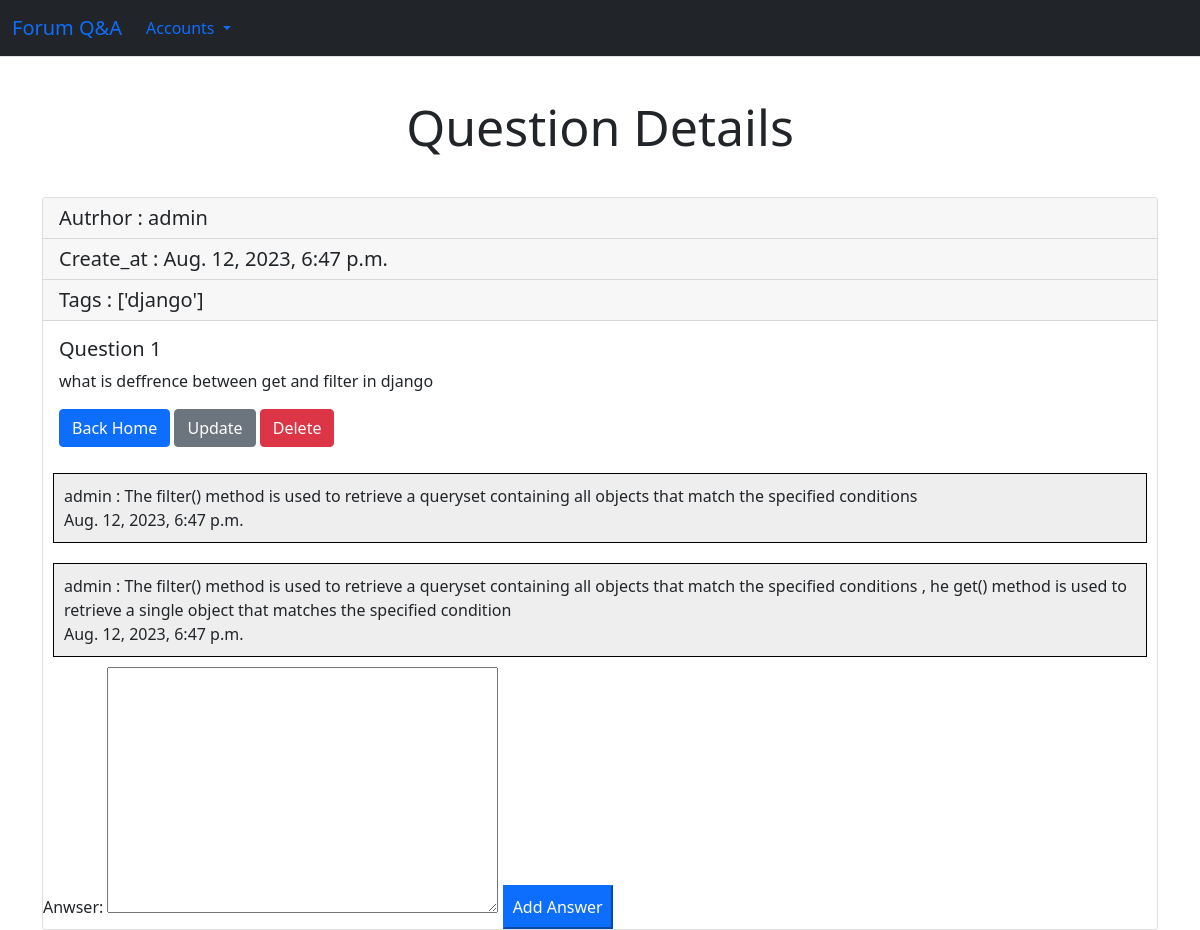
Before: /question_details/19 with the older database file.
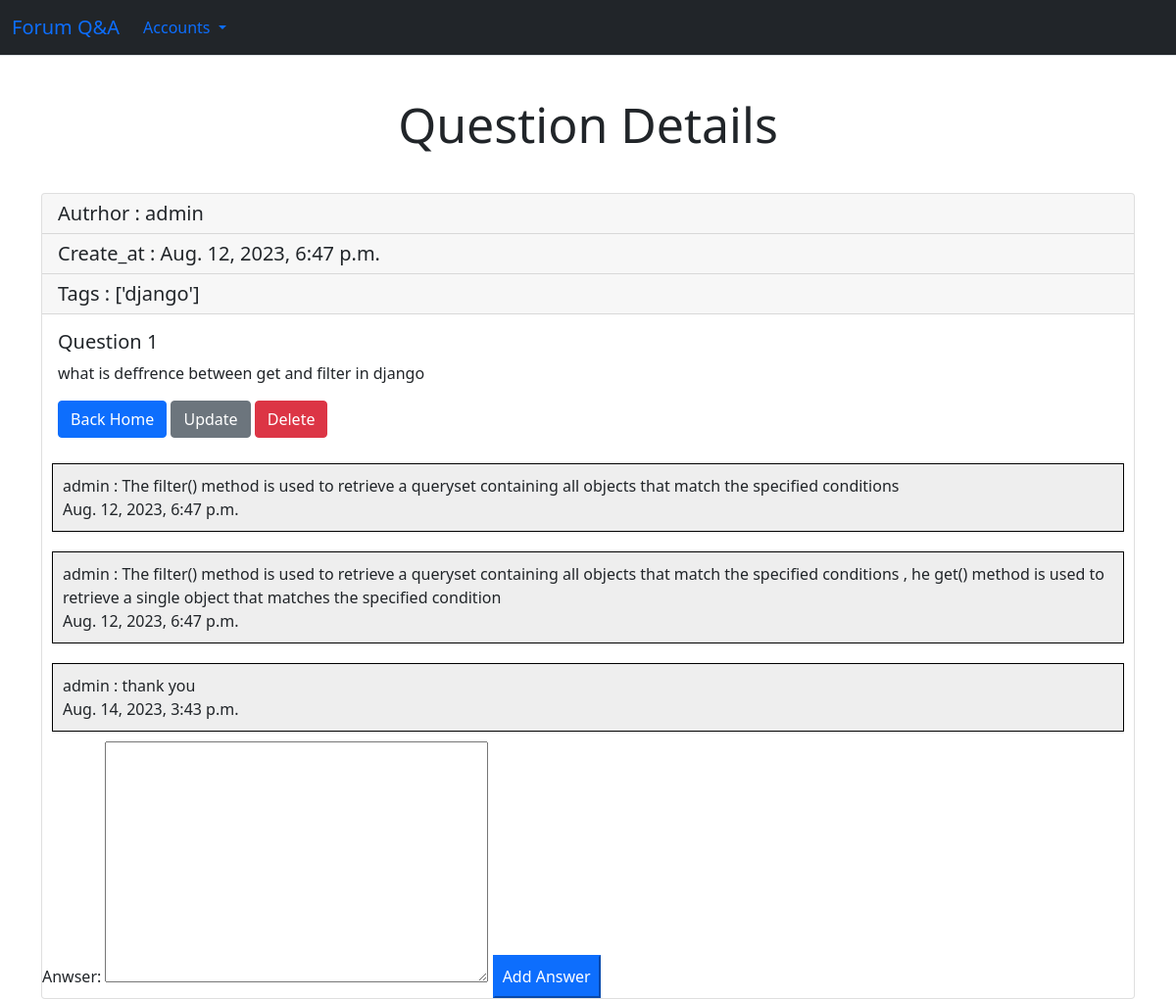
After: the same page with the newer database file.
### question_app/models.py (models this page shows, shortened)
class Questions(models.Model):
	author = models.ForeignKey(User , on_delete=models.SET_NULL,null=True , related_name="question")
	content= models.TextField(max_length=200)
	tags = TaggableManager()
	question= models.CharField(max_length=100)
	create_at = models.DateTimeField(default=timezone.now())

class Answers(models.Model):
	anwser= models.TextField(max_length=200)
	Quetion = models.ForeignKey(Questions , on_delete= models.CASCADE, related_name="answer_question")
	create_at = models.DateTimeField(default= timezone.now())
	author = models.ForeignKey(User , on_delete=models.SET_NULL,null=True , blank=True , related_name="answer_user")

### question_app/views.py (the view)
# urls.py: path('question_details/<int:q_id>' , question_details , name='question_details'),
def question_details(request , q_id):
    anwser_question = None
    question = Questions.objects.filter(pk=q_id)
    data = Questions.objects.get(pk=q_id)
    data2 = data.tags.all()
    new_tags = [tag.name for tag in data2]
    anwser_question = Answers.objects.filter(Quetion=data)
    if request.method == 'POST':
        form = AnswerForm(request.POST)
        if form.is_valid():
            form.instance.author = request.user
            form.instance.Quetion = data
            form.save()
    else:
        form = AnswerForm()
    return render(request , 'question_details.html' , {'question':question , 'tags': new_tags , 'answer_question':anwser_question , 'form': form})

### question_app/forms.py
class AnswerForm(forms.ModelForm):
	class Meta:
		model = Answers
		fields = ('anwser', )

### question_app/templates/question_details.html (shortened to what this page needs)
{% extends 'base.html' %}
  {% block content %}
    <h1 style="text-align: center; margin: 40px; font-size: 50px;">	Question Details </h1>
    <div class="container">
      {% for item in question %}
    <div class="card">
  		<h5 class="card-header">Autrhor : {{item.author}}</h5>
  		<h5 class="card-header">Create_at : {{item.create_at}}</h5>
      <h5 class="card-header">Tags : {{tags}}</h5>
  		<div class="card-body">
   		 	<h5 class="card-title">{{item.question}}</h5>
    		<p class="card-text">{{item.content}}</p>
    		<a href="{% url 'home' %}" class="btn btn-primary">Back Home</a>
    		<a href="{% url 'update_question' q_id=item.id %}" class="btn btn-secondary">Update</a>
        <a href="{% url 'question_delete' q_id=item.id %}" class="btn btn-danger">Delete</a>
  		</div>
      {% for content in answer_question%}
      <div style="border:1px solid black; padding: 10px; background-color:#eee; margin:10px"> {{content.author}} : {{content.anwser}} <br> {{content.create_at}}</div>
      {% endfor %}
      {% load bootstrap %}
    <form method="POST" enctype="multipart/form-data">
      {{form|bootstrap }}
      <input class="btn-primary mt-5 p-2" type="submit" value="Add Answer">
    </form>
	</div>
      {% endfor %}
	</div>
  {% endblock %}

Changed rows visible on the page:
added Answers: author "admin", anwser "thank you", create_at "Aug. 14, 2023, 3:43 p.m."
